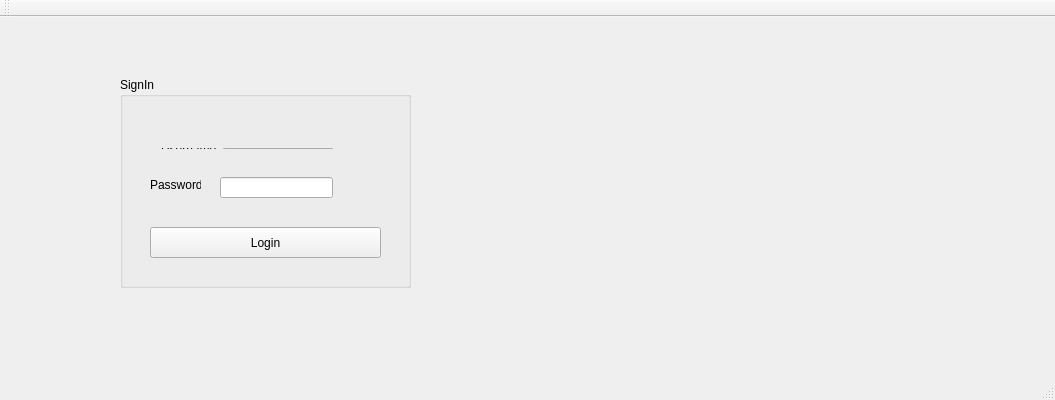
<?xml version="1.0" encoding="UTF-8"?>
<ui version="4.0">
 <class>LoginClass</class>
 <widget class="QMainWindow" name="LoginClass">
  <property name="geometry">
   <rect>
    <x>0</x>
    <y>0</y>
    <width>1055</width>
    <height>400</height>
   </rect>
  </property>
  <property name="windowTitle">
   <string>Login</string>
  </property>
  <widget class="QWidget" name="centralWidget">
   <widget class="QGroupBox" name="groupBox">
    <property name="geometry">
     <rect>
      <x>120</x>
      <y>60</y>
      <width>291</width>
      <height>211</height>
     </rect>
    </property>
    <property name="title">
     <string>SignIn</string>
    </property>
    <widget class="QLabel" name="label_2">
     <property name="geometry">
      <rect>
       <x>30</x>
       <y>100</y>
       <width>51</width>
       <height>16</height>
      </rect>
     </property>
     <property name="text">
      <string>Password</string>
     </property>
    </widget>
    <widget class="QLineEdit" name="lineEdit_2">
     <property name="geometry">
      <rect>
       <x>100</x>
       <y>100</y>
       <width>113</width>
       <height>21</height>
      </rect>
     </property>
    </widget>
    <widget class="QPushButton" name="pushButton">
     <property name="geometry">
      <rect>
       <x>30</x>
       <y>150</y>
       <width>231</width>
       <height>31</height>
      </rect>
     </property>
     <property name="text">
      <string>Login</string>
     </property>
    </widget>
    <widget class="QWidget" name="">
     <property name="geometry">
      <rect>
       <x>30</x>
       <y>60</y>
       <width>194</width>
       <height>23</height>
      </rect>
     </property>
     <layout class="QHBoxLayout" name="horizontalLayout">
      <item>
       <widget class="QLabel" name="label">
        <property name="text">
         <string>Username</string>
        </property>
       </widget>
      </item>
      <item>
       <widget class="QLineEdit" name="lineEdit"/>
      </item>
     </layout>
    </widget>
   </widget>
  </widget>
  <widget class="QMenuBar" name="menuBar">
   <property name="geometry">
    <rect>
     <x>0</x>
     <y>0</y>
     <width>1055</width>
     <height>22</height>
    </rect>
   </property>
  </widget>
  <widget class="QToolBar" name="mainToolBar">
   <attribute name="toolBarArea">
    <enum>TopToolBarArea</enum>
   </attribute>
   <attribute name="toolBarBreak">
    <bool>false</bool>
   </attribute>
  </widget>
  <widget class="QStatusBar" name="statusBar"/>
 </widget>
 <layoutdefault spacing="6" margin="11"/>
 <resources/>
 <connections/>
</ui>
